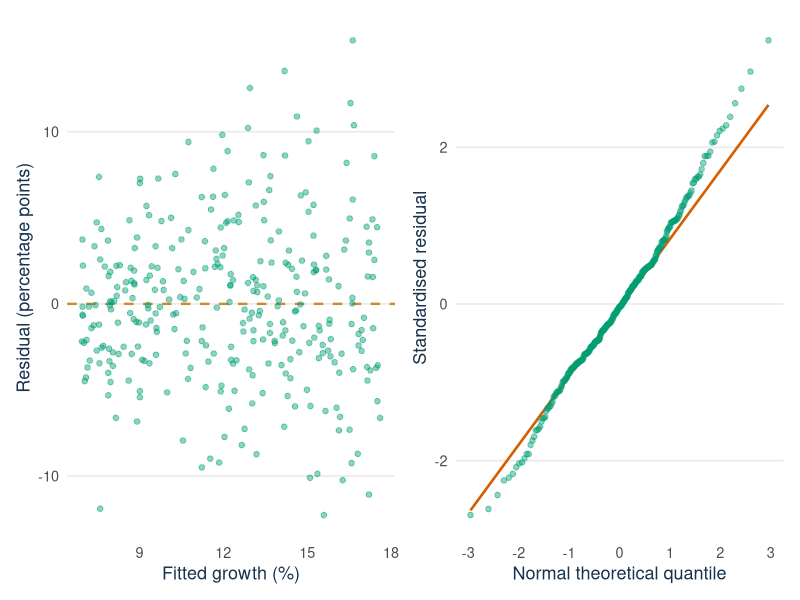
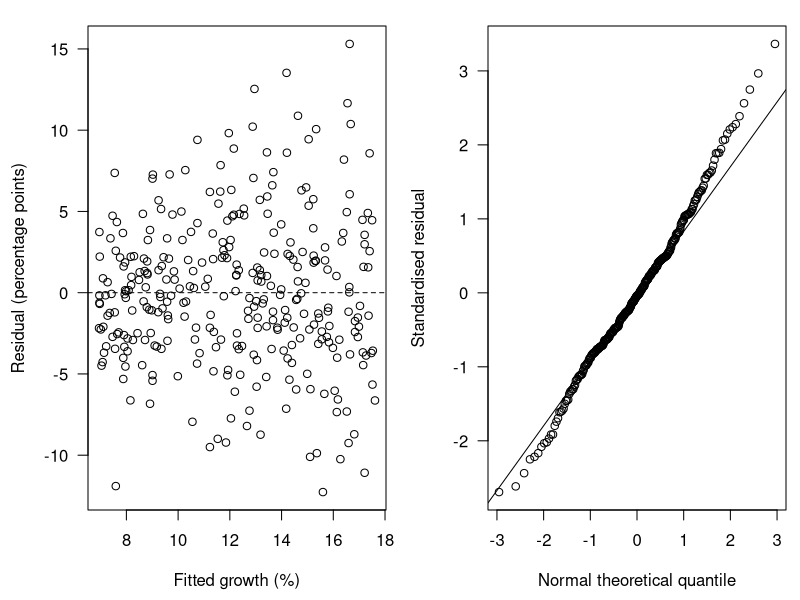

Write the R code that produced these figures, in order.
## ---- chunk 1
#| label: imock-setup
#| include: false
# Chunk options only.
knitr::opts_chunk$set(echo = TRUE, message = FALSE, warning = FALSE,
                      fig.width = 7, fig.height = 4.5)
## ---- chunk 2
#| label: imock-load
ventures <- read.csv("data/qm-intermediate-mock-exam.csv")
ventures$digital <- factor(ventures$digital, levels = c("No", "Yes"))
## ---- chunk 3
#| label: imock-q1-fit
dim(ventures)
summary(ventures)
mean(ventures$growth_pct)
simple_model <- lm(growth_pct ~ marketing_10k, data = ventures)
coef(simple_model)
## ---- chunk 4
#| label: imock-q1-case
new_venture <- data.frame(marketing_10k = 5)
fit_50k <- unname(predict(simple_model, newdata = new_venture))
c(fitted = fit_50k, residual = 11 - fit_50k)
c(fitted_stand_in = 6.6 + 1.4 * 5, residual_stand_in = 11 - (6.6 + 1.4 * 5))
## ---- chunk 5
#| label: fig-imock-diagnostics
#| code-fold: true
#| code-summary: "See the R code for this figure"
#| fig-cap: "Residual-versus-fitted plot (left) and normal Q-Q plot (right) for the simple model of sales growth (growth_pct) on marketing spending (marketing_10k) in the practice data. The dashed line in the left panel marks a residual of zero."
library(ggplot2)
library(patchwork)
simple_model <- lm(growth_pct ~ marketing_10k, data = ventures)

resid_df <- data.frame(
  fitted = fitted(simple_model),
  residual = residuals(simple_model)
)
qq_df <- data.frame(rs = rstandard(simple_model))
theme_mock <- theme_minimal(base_size = 13) +
  theme(
    panel.grid.minor = element_blank(),
    panel.grid.major.x = element_blank(),
    plot.caption = element_text(colour = "#5B6976"),
    axis.title = element_text(colour = "#17324D")
  )

p_resid <- ggplot(resid_df, aes(x = fitted, y = residual)) +
  geom_hline(yintercept = 0, colour = "#C98B2E",
             linetype = "dashed", linewidth = 0.8) +
  geom_point(alpha = 0.45, size = 1.6, colour = "#009E73") +
  labs(x = "Fitted growth (%)",
       y = "Residual (percentage points)") +
  theme_mock

p_qq <- ggplot(qq_df, aes(sample = rs)) +
  geom_qq_line(colour = "#D55E00", linewidth = 0.9) +
  geom_qq(colour = "#009E73", alpha = 0.45, size = 1.6) +
  labs(x = "Normal theoretical quantile",
       y = "Standardised residual") +
  theme_mock

p_resid + p_qq
## ---- chunk 6
#| label: imock-q2-plots
#| fig-height: 3.8
simple_model <- lm(growth_pct ~ marketing_10k, data = ventures)
old_par <- par(no.readonly = TRUE)
par(mfrow = c(1, 2), mar = c(4.5, 4.4, 1.3, 0.7), las = 1)
plot(fitted(simple_model), residuals(simple_model),
     xlab = "Fitted growth (%)", ylab = "Residual (percentage points)")
abline(h = 0, lty = 2)
qqnorm(rstandard(simple_model), main = "",
       xlab = "Normal theoretical quantile",
       ylab = "Standardised residual")
qqline(rstandard(simple_model))
par(old_par)
## ---- chunk 7
#| label: imock-q2-spread
thirds <- cut(
  fitted(simple_model),
  breaks = quantile(fitted(simple_model), c(0, 1/3, 2/3, 1)),
  include.lowest = TRUE, labels = c("lowest", "middle", "highest")
)
tapply(residuals(simple_model), thirds, sd)
## ---- chunk 8
#| label: imock-q2-flags
sum(abs(rstandard(simple_model)) > 3)
sum(cooks.distance(simple_model) > 4 / nobs(simple_model))
## ---- chunk 9
#| label: imock-colleague
set.seed(2026)
rows_200 <- sort(sample(nrow(ventures), 200))
ventures_200 <- ventures[rows_200, ]
model_200 <- lm(
  growth_pct ~ marketing_10k + experience_years + digital,
  data = ventures_200
)
summary(model_200)
SSE_200 <- sum(residuals(model_200)^2)
SST_200 <- sum((ventures_200$growth_pct - mean(ventures_200$growth_pct))^2)
c(SSE = SSE_200, SST = SST_200, R2 = 1 - SSE_200 / SST_200)
qt(0.975, df.residual(model_200))
confint(model_200)["marketing_10k", ]
## ---- chunk 10
#| label: imock-q4-table
col_1 <- lm(growth_pct ~ marketing_10k + digital, data = ventures)
col_2 <- lm(growth_pct ~ marketing_10k + digital + experience_years,
            data = ventures)
col_3 <- lm(
  growth_pct ~ marketing_10k + digital + experience_years + team_size,
  data = ventures
)
summary(col_1)
summary(col_2)
summary(col_3)
qt(0.975, df.residual(col_3))
## ---- chunk 11
#| label: imock-q4-compare
b3 <- coef(col_3)
unname(3 * b3["marketing_10k"] + 4 * b3["experience_years"] + b3["digitalYes"])
confint(col_3)
cor(ventures$marketing_10k, ventures$experience_years)
## ---- chunk 12
#| label: imock-q4-anova
anova(col_1, col_3)
c(F_by_hand = ((deviance(col_1) - deviance(col_3)) / 2) /
    (deviance(col_3) / df.residual(col_3)),
  F_stand_in = ((5950 - 5270) / 2) / (5270 / 315))
## ---- chunk 13
#| label: imock-q5-interaction
interaction_model <- lm(
  growth_pct ~ spend_c * digital + experience_years,
  data = ventures
)
summary(interaction_model)$coefficients
b5 <- coef(interaction_model)
c(slope_physical = unname(b5["spend_c"]),
  slope_digital = unname(b5["spend_c"] + b5["spend_c:digitalYes"]))
## ---- chunk 14
#| label: imock-q5-quadratic
curve_model <- lm(
  growth_pct ~ marketing_10k + I(marketing_10k^2) + digital +
    experience_years,
  data = ventures
)
bq <- coef(curve_model)
bq
c(from_2_to_3 = unname(bq["marketing_10k"] +
                         bq["I(marketing_10k^2)"] * (2 * 2 + 1)),
  from_6_to_7 = unname(bq["marketing_10k"] +
                         bq["I(marketing_10k^2)"] * (2 * 6 + 1)))
c(stand_in_2_to_3 = 2.2 - 0.10 * 5, stand_in_6_to_7 = 2.2 - 0.10 * 13)
unname(-bq["marketing_10k"] / (2 * bq["I(marketing_10k^2)"]))
## ---- chunk 15
#| label: imock-q6-decision
2 * unname(coef(col_3)["marketing_10k"])
ci_marketing <- confint(col_3)["marketing_10k", ]
ci_marketing
extra_sales <- round(ci_marketing, 2) * 10000
extra_margin <- 0.5 * extra_sales
rbind(extra_sales, extra_margin)
## ---- chunk 16
#| label: imock-data
set.seed(734)
n_mock <- 320
marketing_10k <- round(runif(n_mock, 0.25, 8), 2)
experience_years <- sample(0:18, n_mock, replace = TRUE)
team_size <- sample(
  1:10, n_mock, replace = TRUE,
  prob = c(8, 16, 20, 20, 14, 9, 6, 4, 2, 1)
)
digital <- factor(
  ifelse(runif(n_mock) < 0.45, "Yes", "No"),
  levels = c("No", "Yes")
)
spend_c <- marketing_10k - 4
growth_mean <-
  8 + 1.10 * spend_c + 3 * (digital == "Yes") -
  0.10 * spend_c^2 + 0.30 * experience_years +
  0.70 * spend_c * (digital == "Yes") + 0.20 * team_size
growth_pct <- round(
  growth_mean + rnorm(n_mock, 0, 2.5 + 0.40 * marketing_10k),
  2
)
ventures <- data.frame(
  growth_pct, marketing_10k, experience_years, team_size, digital, spend_c
)
